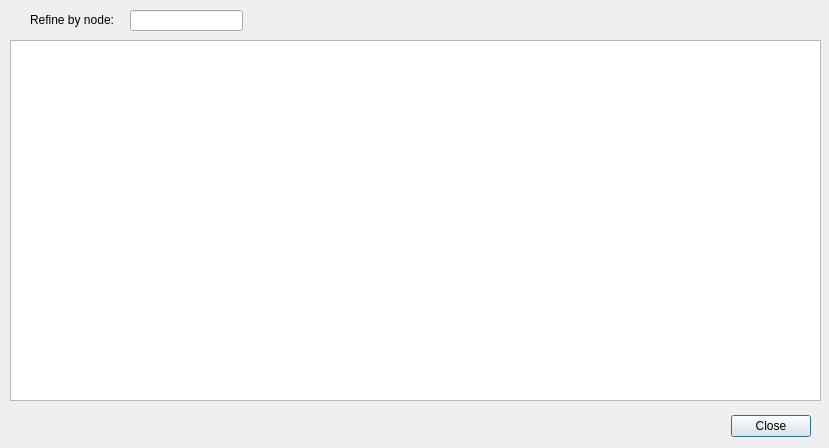
<?xml version="1.0" encoding="UTF-8"?>
<ui version="4.0">
 <class>WalkListDialog</class>
 <widget class="QDialog" name="WalkListDialog">
  <property name="geometry">
   <rect>
    <x>0</x>
    <y>0</y>
    <width>829</width>
    <height>448</height>
   </rect>
  </property>
  <property name="windowTitle">
   <string>Dialog</string>
  </property>
  <widget class="QDialogButtonBox" name="buttonBox">
   <property name="geometry">
    <rect>
     <x>10</x>
     <y>410</y>
     <width>801</width>
     <height>32</height>
    </rect>
   </property>
   <property name="orientation">
    <enum>Qt::Horizontal</enum>
   </property>
   <property name="standardButtons">
    <set>QDialogButtonBox::Close</set>
   </property>
  </widget>
  <widget class="QTableView" name="walksView">
   <property name="geometry">
    <rect>
     <x>10</x>
     <y>40</y>
     <width>811</width>
     <height>361</height>
    </rect>
   </property>
  </widget>
  <widget class="QLabel" name="label">
   <property name="geometry">
    <rect>
     <x>30</x>
     <y>12</y>
     <width>101</width>
     <height>16</height>
    </rect>
   </property>
   <property name="text">
    <string>Refine by node:</string>
   </property>
  </widget>
  <widget class="QLineEdit" name="nodeEdit">
   <property name="geometry">
    <rect>
     <x>130</x>
     <y>10</y>
     <width>113</width>
     <height>21</height>
    </rect>
   </property>
  </widget>
  <widget class="InfoTextWidget" name="refineInfoText" native="true">
   <property name="enabled">
    <bool>true</bool>
   </property>
   <property name="geometry">
    <rect>
     <x>10</x>
     <y>12</y>
     <width>16</width>
     <height>16</height>
    </rect>
   </property>
   <property name="sizePolicy">
    <sizepolicy hsizetype="Fixed" vsizetype="Fixed">
     <horstretch>0</horstretch>
     <verstretch>0</verstretch>
    </sizepolicy>
   </property>
   <property name="minimumSize">
    <size>
     <width>16</width>
     <height>16</height>
    </size>
   </property>
   <property name="toolTip">
    <string>&lt;html&gt;&lt;head/&gt;&lt;body&gt;&lt;p&gt;Refine walk list to include only those that contain ANY of the entered nodes&lt;br/&gt;If a single node is selected, its position is shown as well &lt;/p&gt;&lt;/body&gt;&lt;/html&gt;</string>
   </property>
  </widget>
 </widget>
 <customwidgets>
  <customwidget>
   <class>InfoTextWidget</class>
   <extends>QWidget</extends>
   <header>widgets/infotextwidget.h</header>
   <container>1</container>
  </customwidget>
 </customwidgets>
 <resources/>
 <connections>
  <connection>
   <sender>buttonBox</sender>
   <signal>accepted()</signal>
   <receiver>WalkListDialog</receiver>
   <slot>accept()</slot>
   <hints>
    <hint type="sourcelabel">
     <x>248</x>
     <y>254</y>
    </hint>
    <hint type="destinationlabel">
     <x>157</x>
     <y>274</y>
    </hint>
   </hints>
  </connection>
  <connection>
   <sender>buttonBox</sender>
   <signal>rejected()</signal>
   <receiver>WalkListDialog</receiver>
   <slot>reject()</slot>
   <hints>
    <hint type="sourcelabel">
     <x>316</x>
     <y>260</y>
    </hint>
    <hint type="destinationlabel">
     <x>286</x>
     <y>274</y>
    </hint>
   </hints>
  </connection>
 </connections>
</ui>
